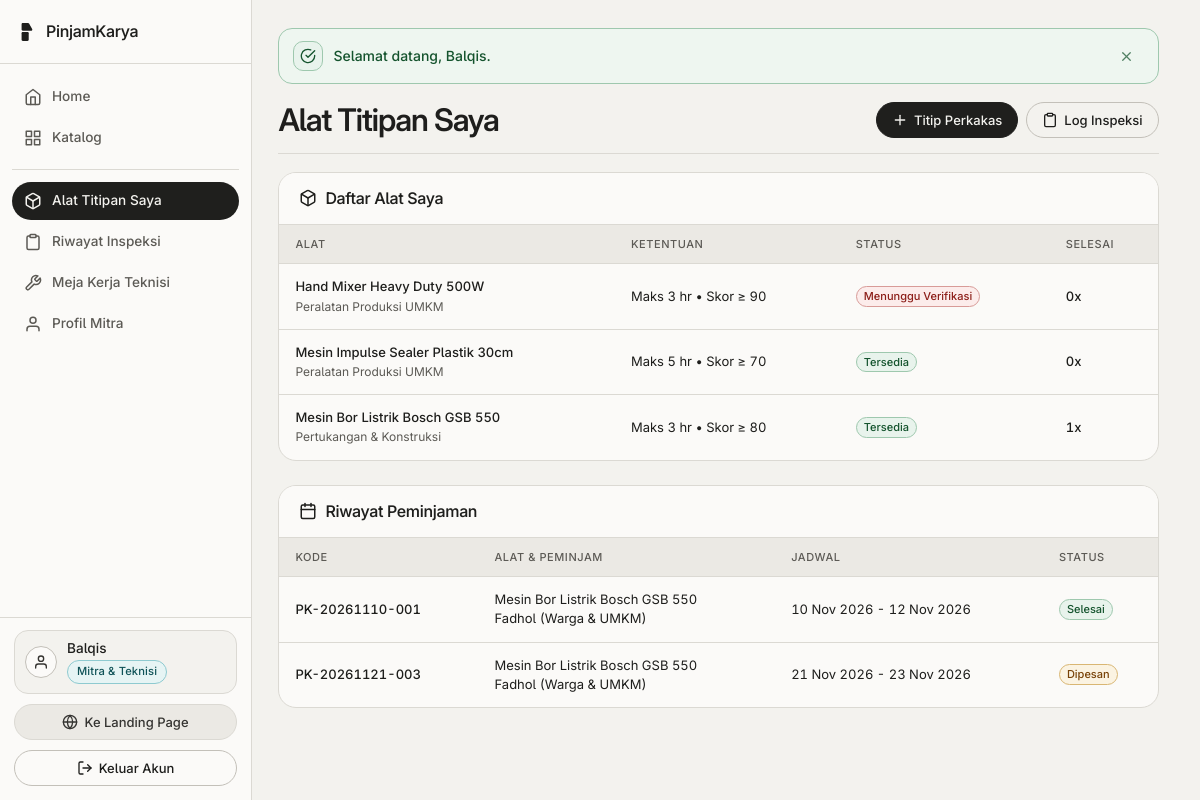
Screenshot of /mitra/aset_mitra.php (signed in) with the database file from the repository.
### tables this page shows
CREATE TABLE users (
    id_user INT AUTO_INCREMENT PRIMARY KEY,
    nama VARCHAR(100) NOT NULL,
    email VARCHAR(100) NOT NULL UNIQUE,
    password VARCHAR(255) NOT NULL,
    no_hp VARCHAR(20) NOT NULL,
    alamat TEXT NOT NULL,
    role ENUM('admin', 'mitra', 'warga') NOT NULL DEFAULT 'warga',
    is_kontributor TINYINT(1) NOT NULL DEFAULT 0,
    is_teknisi TINYINT(1) NOT NULL DEFAULT 0,
    is_verified_teknisi TINYINT(1) NOT NULL DEFAULT 0,
    skor_kredibilitas INT NOT NULL DEFAULT 100,
    created_at TIMESTAMP DEFAULT CURRENT_TIMESTAMP
);

CREATE TABLE aset_alat (
    id_alat INT AUTO_INCREMENT PRIMARY KEY,
    id_kategori INT NOT NULL,
    id_pemilik INT NOT NULL,
    nama_alat VARCHAR(150) NOT NULL,
    deskripsi TEXT NOT NULL,
    panduan_keselamatan TEXT NULL DEFAULT NULL,
    foto_alat VARCHAR(255) NOT NULL DEFAULT 'default_alat.jpg',
    harga_beli_baru DECIMAL(12,2) NOT NULL DEFAULT 0.00,
    biaya_perawatan DECIMAL(12,2) NOT NULL DEFAULT 0.00,
    max_hari_pinjam INT NOT NULL DEFAULT 3,
    min_skor INT NOT NULL DEFAULT 50,
    status_alat ENUM('Menunggu Verifikasi', 'Tersedia', 'Dipinjam', 'Perawatan') NOT NULL DEFAULT 'Menunggu Verifikasi',
    created_at TIMESTAMP DEFAULT CURRENT_TIMESTAMP,
    CONSTRAINT fk_alat_kategori FOREIGN KEY (id_kategori) REFERENCES kategori_alat(id_kategori) ON DELETE RESTRICT,
    CONSTRAINT fk_alat_pemilik FOREIGN KEY (id_pemilik) REFERENCES users(id_user) ON DELETE CASCADE
);

CREATE TABLE kategori_alat (
    id_kategori INT AUTO_INCREMENT PRIMARY KEY,
    nama_kategori VARCHAR(100) NOT NULL,
    panduan_keselamatan TEXT NOT NULL,
    rata_rata_berat_kg DECIMAL(6,2) NOT NULL DEFAULT 1.00,
    estimasi_harga_baru DECIMAL(12,2) NOT NULL DEFAULT 0.00
);

CREATE TABLE peminjaman (
    id_peminjaman INT AUTO_INCREMENT PRIMARY KEY,
    kode_booking VARCHAR(30) NOT NULL UNIQUE,
    id_alat INT NOT NULL,
    id_warga INT NOT NULL,
    tgl_mulai DATE NOT NULL,
    tgl_selesai DATE NOT NULL,
    setuju_panduan TINYINT(1) NOT NULL DEFAULT 1,
    status_peminjaman ENUM('Dipesan', 'Dipinjam', 'Selesai', 'Dibatalkan') NOT NULL DEFAULT 'Dipesan',
    created_at TIMESTAMP DEFAULT CURRENT_TIMESTAMP,
    CONSTRAINT fk_pinjam_alat FOREIGN KEY (id_alat) REFERENCES aset_alat(id_alat) ON DELETE RESTRICT,
    CONSTRAINT fk_pinjam_warga FOREIGN KEY (id_warga) REFERENCES users(id_user) ON DELETE CASCADE
);

### mitra/aset_mitra.php (the view, shortened to what the rows shown need)
<?php
require_once dirname(__DIR__) . '/config/app.php';
$id_mitra = (int)$_SESSION['user']['id_user'];
$mitra_alat_list = pk_stmt_all(
    $conn,
    "SELECT a.*, k.nama_kategori,
        (SELECT COUNT(*) FROM peminjaman p WHERE p.id_alat = a.id_alat AND p.status_peminjaman = 'Selesai') AS total_dipinjam
     FROM aset_alat a
     JOIN kategori_alat k ON a.id_kategori = k.id_kategori
     WHERE a.id_pemilik = ?
     ORDER BY a.id_alat DESC",
    'i',
    [$id_mitra]
);
$hist_list = pk_stmt_all(
    $conn,
    "SELECT p.*, a.nama_alat, u.nama AS nama_peminjam
     FROM peminjaman p
     JOIN aset_alat a ON p.id_alat = a.id_alat
     JOIN users u ON p.id_warga = u.id_user
     WHERE a.id_pemilik = ?
     ORDER BY p.created_at DESC LIMIT 10",
    'i',
    [$id_mitra]
);
require_once ROOT_PATH . '/includes/header.php';
?>
<div class="pk-page-header">
    <h1>Alat Titipan Saya</h1>
</div>
<section class="pk-table-card" aria-labelledby="daftar-titipan-heading">
    <div class="pk-table-card-head">
        <h2 id="daftar-titipan-heading" class="pk-card-title">
            <?= svg_icon('box', 18) ?>
            <span>Daftar Alat Saya</span>
        </h2>
    </div>
    <?php if (count($mitra_alat_list) === 0): ?>
        <div class="pk-empty-state">
            <div class="pk-empty-icon"><?= svg_icon('box', 22) ?></div>
            <h3>Belum Ada Alat Titipan</h3>
        </div>
    <?php else: ?>
        <div class="pk-table-scroll">
            <table class="pk-table">
                <thead>
                    <tr>
                        <th>Alat</th>
                        <th>Ketentuan</th>
                        <th>Status</th>
                        <th>Selesai</th>
                    </tr>
                </thead>
                <tbody>
                    <?php foreach ($mitra_alat_list as $a): ?>
                        <tr>
                            <td class="pk-td-head">
                                <div class="pk-td-head-row">
                                    <div class="pk-td-head-main">
                                        <strong><?= e($a['nama_alat']) ?></strong><br>
                                        <span class="pk-td-sub"><?= e($a['nama_kategori']) ?></span>
                                    </div>
                                    <span class="pk-mobile-badge"><?= badge_status_alat($a['status_alat']) ?></span>
                                </div>
                            </td>
                            <td data-label="Ketentuan">
                                Maks <?= (int)$a['max_hari_pinjam'] ?> hr &bull; Skor &ge; <?= (int)$a['min_skor'] ?>
                            </td>
                            <td class="pk-desktop-cell" data-label="Status"><?= badge_status_alat($a['status_alat']) ?></td>
                            <td data-label="Dipinjam"><strong><?= (int)$a['total_dipinjam'] ?>x</strong></td>
                        </tr>
                    <?php endforeach; ?>
                </tbody>
            </table>
        </div>
    <?php endif; ?>
</section>
<section class="pk-table-card" aria-labelledby="riwayat-pakai-heading">
    <div class="pk-table-card-head">
        <h2 id="riwayat-pakai-heading" class="pk-card-title">
            <?= svg_icon('calendar', 18) ?>
            <span>Riwayat Peminjaman</span>
        </h2>
    </div>
    <?php if (count($hist_list) === 0): ?>
        <div class="pk-empty-state">
            <div class="text-muted">Belum ada transaksi peminjaman.</div>
        </div>
    <?php else: ?>
        <div class="pk-table-scroll">
            <table class="pk-table">
                <thead>
                    <tr>
                        <th>Kode</th>
                        <th>Alat &amp; Peminjam</th>
                        <th>Jadwal</th>
                        <th>Status</th>
                    </tr>
                </thead>
                <tbody>
                    <?php foreach ($hist_list as $h): ?>
                        <tr>
                            <td class="pk-td-head">
                                <div class="pk-td-head-row">
                                    <div class="pk-td-head-main">
                                        <strong><?= e($h['kode_booking']) ?></strong>
                                    </div>
                                </div>
                            </td>
                            <td data-label="Peminjam">
                                <span class="pk-desktop-only-inline"><?= e($h['nama_alat']) ?><br></span>
                                <span><?= e($h['nama_peminjam']) ?></span>
                            </td>
                            <td data-label="Jadwal"><?= e(format_tanggal($h['tgl_mulai'])) ?> - <?= e(format_tanggal($h['tgl_selesai'])) ?></td>
                            <td class="pk-desktop-cell" data-label="Status"><?= badge_status_pinjam($h['status_peminjaman']) ?></td>
                        </tr>
                    <?php endforeach; ?>
                </tbody>
            </table>
        </div>
    <?php endif; ?>
</section>
<?php require_once ROOT_PATH . '/includes/footer.php'; ?>

### includes/sidebar.php (shortened to what the rows shown need)
<?php
$user = $_SESSION['user'] ?? null;
$role = $user['role'] ?? 'public';
?>
<aside class="pk-sidebar" id="pkSidebar" aria-label="Navigasi Utama">
        <?php if ($role === 'mitra'): ?>
                <?php if (!empty($user['is_kontributor'])): ?>
                        <?= svg_icon('box', 18) ?>
                <?php endif; ?>
                        <?= svg_icon('user', 18) ?>
        <?php endif; ?>
    <?php if ($user): ?>
        <div class="pk-sidebar-footer">
            <a href="<?= BASE_URL ?>/auth/profil.php" class="pk-sidebar-account" title="<?= e($user['nama']) ?> (Profil)">
                <div class="pk-sidebar-account-avatar" aria-hidden="true">
                    <?= svg_icon('user', 16) ?>
                </div>
                <div class="pk-sidebar-account-main">
                    <strong><?= e(format_nama_pengguna((string)$user['nama'])) ?></strong>
                    <div class="pk-sidebar-account-meta">
                        <?= render_role_badge($user) ?>
                    </div>
                </div>
            </a>
            <a href="<?= BASE_URL ?>/index.php" class="btn btn-muted pk-sidebar-landing w-100">
                <?= svg_icon('globe', 16) ?>
                <span>Ke Landing Page</span>
            </a>
            <a href="<?= BASE_URL ?>/auth/logout.php" class="btn btn-outline pk-sidebar-logout w-100">
                <?= svg_icon('log-out', 16) ?>
                <span>Keluar Akun</span>
            </a>
        </div>
    <?php endif; ?>
</aside>

### includes/functions.php (shortened to what the rows shown need)
<?php
function pk_nama_bulan_singkat(): array {
    return [
        1 => 'Jan', 2 => 'Feb', 3 => 'Mar', 4 => 'Apr',
        5 => 'Mei', 6 => 'Jun', 7 => 'Jul', 8 => 'Agu',
        9 => 'Sep', 10 => 'Okt', 11 => 'Nov', 12 => 'Des',
    ];
}
function format_nama_pengguna(string $nama): string {
    $clean = trim((string)preg_replace('/\s*\([^)]*(?:Warga|Mitra|Admin|Teknisi|Skor)[^)]*\)\s*$/iu', '', $nama));
    return $clean !== '' ? $clean : trim($nama);
}
function user_role_label(array $user): string {
    $role = (string)($user['role'] ?? 'warga');
    if ($role === 'mitra') {
        $is_k = !empty($user['is_kontributor']);
        $is_t = !empty($user['is_teknisi']);
        if ($is_k && $is_t) {
            return 'Mitra & Teknisi';
        }
        return $is_t ? 'Teknisi' : 'Mitra';
    }
    return 'Warga';
}
function render_role_badge(array $user, string $extra_class = ''): string {
    $role = (string)($user['role'] ?? 'warga');
    $mod = 'warga';
    if ($role === 'admin') {
        $mod = 'admin';
    } elseif ($role === 'mitra') {
        $mod = 'mitra';
    }
    $cls = 'pk-role-tag pk-role-tag--' . $mod . ($extra_class !== '' ? ' ' . trim($extra_class) : '');
    return '<span class="' . $cls . '">' . e(user_role_label($user)) . '</span>';
}
function e($string): string {
    return htmlspecialchars((string)$string, ENT_QUOTES, 'UTF-8');
}
function format_tanggal(?string $date_str): string {
    $ts = strtotime($date_str);
    $bulan = pk_nama_bulan_singkat();
    $d = date('d', $ts);
    $m = $bulan[(int)date('n', $ts)] ?? date('M', $ts);
    $y = date('Y', $ts);
    return "$d $m $y";
}
function refresh_user_session(mysqli $conn): void {
    $id_user = (int)$_SESSION['user']['id_user'];
    $row = pk_stmt_one(
        $conn,
        'SELECT id_user, nama, email, no_hp, alamat, role, is_kontributor, is_teknisi, is_verified_teknisi, skor_kredibilitas, created_at FROM users WHERE id_user = ? LIMIT 1',
        'i',
        [$id_user]
    );
}
function pk_stmt_all(mysqli $conn, string $sql, string $types = '', array $params = []): array {
    $stmt = mysqli_prepare($conn, $sql);
    if ($types !== '' && !empty($params)) {
        mysqli_stmt_bind_param($stmt, $types, ...$params);
    }
    mysqli_stmt_execute($stmt);
    $res = mysqli_stmt_get_result($stmt);
    $rows = [];
    while ($row = mysqli_fetch_assoc($res)) {
        $rows[] = $row;
    }
    return $rows;
}
function pk_stmt_one(mysqli $conn, string $sql, string $types = '', array $params = []): array {
    $rows = pk_stmt_all($conn, $sql, $types, $params);
    return $rows[0] ?? [];
}
function render_badge(string $label, array $style_map, string $default_class = 'pk-badge--muted'): string {
    $cls = $style_map[$label] ?? $default_class;
    return '<span class="pk-badge ' . $cls . '">' . e($label) . '</span>';
}
function badge_status_alat(string $status): string {
    return render_badge($status, [
        'Tersedia'            => 'pk-badge--success',
        'Dipinjam'            => 'pk-badge--primary',
        'Perawatan'           => 'pk-badge--warning',
        'Menunggu Verifikasi' => 'pk-badge--danger',
    ]);
}
function badge_status_pinjam(string $status): string {
    return render_badge($status, [
        'Dipesan'    => 'pk-badge--warning',
        'Dipinjam'   => 'pk-badge--primary',
        'Selesai'    => 'pk-badge--success',
        'Dibatalkan' => 'pk-badge--danger',
    ]);
}
    ?>
    <?php
function svg_icon(string $name, int $size = 20): string {
    $attr = 'xmlns="http://www.w3.org/2000/svg" width="' . $size . '" height="' . $size . '" viewBox="0 0 24 24" fill="none" stroke="currentColor" stroke-width="2" stroke-linecap="round" stroke-linejoin="round" aria-hidden="true" focusable="false"';
    switch ($name) {
        case 'x':
            return "<svg $attr><line x1=\"18\" y1=\"6\" x2=\"6\" y2=\"18\"/><line x1=\"6\" y1=\"6\" x2=\"18\" y2=\"18\"/></svg>";
        case 'tool':
        case 'wrench':
            return "<svg $attr><path d=\"M14.7 6.3a1 1 0 0 0 0 1.4l1.6 1.6a1 1 0 0 0 1.4 0l3.77-3.77a6 6 0 0 1-7.94 7.94l-6.91 6.91a2.12 2.12 0 0 1-3-3l6.91-6.91a6 6 0 0 1 7.94-7.94l-3.76 3.76z\"/></svg>";
        case 'grid':
            return "<svg $attr><rect x=\"3\" y=\"3\" width=\"7\" height=\"7\"/><rect x=\"14\" y=\"3\" width=\"7\" height=\"7\"/><rect x=\"14\" y=\"14\" width=\"7\" height=\"7\"/><rect x=\"3\" y=\"14\" width=\"7\" height=\"7\"/></svg>";
        case 'calendar':
            return "<svg $attr><rect x=\"3\" y=\"4\" width=\"18\" height=\"18\" rx=\"2\" ry=\"2\"/><line x1=\"16\" y1=\"2\" x2=\"16\" y2=\"6\"/><line x1=\"8\" y1=\"2\" x2=\"8\" y2=\"6\"/><line x1=\"3\" y1=\"10\" x2=\"21\" y2=\"10\"/></svg>";
        case 'clipboard':
            return "<svg $attr><path d=\"M16 4h2a2 2 0 0 1 2 2v14a2 2 0 0 1-2 2H6a2 2 0 0 1-2-2V6a2 2 0 0 1 2-2h2\"/><rect x=\"8\" y=\"2\" width=\"8\" height=\"4\" rx=\"1\" ry=\"1\"/></svg>";
        case 'check-circle':
            return "<svg $attr><path d=\"M22 11.08V12a10 10 0 1 1-5.93-9.14\"/><polyline points=\"22 4 12 14.01 9 11.01\"/></svg>";
        case 'alert-triangle':
            return "<svg $attr><path d=\"M10.29 3.86L1.82 18a2 2 0 0 0 1.71 3h16.94a2 2 0 0 0 1.71-3L13.71 3.86a2 2 0 0 0-3.42 0z\"/><line x1=\"12\" y1=\"9\" x2=\"12\" y2=\"13\"/><line x1=\"12\" y1=\"17\" x2=\"12.01\" y2=\"17\"/></svg>";
        case 'user':
            return "<svg $attr><path d=\"M20 21v-2a4 4 0 0 0-4-4H8a4 4 0 0 0-4 4v2\"/><circle cx=\"12\" cy=\"7\" r=\"4\"/></svg>";
        case 'box':
            return "<svg $attr><path d=\"M21 16V8a2 2 0 0 0-1-1.73l-7-4a2 2 0 0 0-2 0l-7 4A2 2 0 0 0 3 8v8a2 2 0 0 0 1 1.73l7 4a2 2 0 0 0 2 0l7-4A2 2 0 0 0 21 16z\"/><polyline points=\"3.27 6.96 12 12.01 20.73 6.96\"/><line x1=\"12\" y1=\"22.08\" x2=\"12\" y2=\"12\"/></svg>";
        case 'log-out':
            return "<svg $attr><path d=\"M9 21H5a2 2 0 0 1-2-2V5a2 2 0 0 1 2-2h4\"/><polyline points=\"16 17 21 12 16 7\"/><line x1=\"21\" y1=\"12\" x2=\"9\" y2=\"12\"/></svg>";
        case 'plus':
            return "<svg $attr><line x1=\"12\" y1=\"5\" x2=\"12\" y2=\"19\"/><line x1=\"5\" y1=\"12\" x2=\"19\" y2=\"12\"/></svg>";
        case 'home':
            return "<svg $attr><path d=\"M3 9l9-7 9 7v11a2 2 0 0 1-2 2H5a2 2 0 0 1-2-2z\"/><polyline points=\"9 22 9 12 15 12 15 22\"/></svg>";
        case 'globe':
            return "<svg $attr><circle cx=\"12\" cy=\"12\" r=\"10\"/><line x1=\"2\" y1=\"12\" x2=\"22\" y2=\"12\"/><path d=\"M12 2a15.3 15.3 0 0 1 4 10 15.3 15.3 0 0 1-4 10 15.3 15.3 0 0 1-4-10 15.3 15.3 0 0 1 4-10z\"/></svg>";
    }
}

### rows the page displays
users: nama "Balqis", user_role_label($user) "Mitra & Teknisi"
aset_alat: nama_alat "Hand Mixer Heavy Duty 500W", id_kategori.nama_kategori "Peralatan Produksi UMKM", max_hari_pinjam "3", min_skor "90", status_alat "Menunggu Verifikasi", total_dipinjam "0"
aset_alat: nama_alat "Mesin Impulse Sealer Plastik 30cm", id_kategori.nama_kategori "Peralatan Produksi UMKM", max_hari_pinjam "5", min_skor "70", status_alat "Tersedia", total_dipinjam "0"
aset_alat: nama_alat "Mesin Bor Listrik Bosch GSB 550", id_kategori.nama_kategori "Pertukangan & Konstruksi", max_hari_pinjam "3", min_skor "80", status_alat "Tersedia", total_dipinjam "1"
peminjaman: kode_booking "PK-20261110-001", id_alat.nama_alat "Mesin Bor Listrik Bosch GSB 550", id_warga.nama "Fadhol (Warga & UMKM)", tgl_mulai "10 Nov 2026", tgl_selesai "12 Nov 2026", status_peminjaman "Selesai"
peminjaman: kode_booking "PK-20261121-003", id_alat.nama_alat "Mesin Bor Listrik Bosch GSB 550", id_warga.nama "Fadhol (Warga & UMKM)", tgl_mulai "21 Nov 2026", tgl_selesai "23 Nov 2026", status_peminjaman "Dipesan"

### other values shown
$message "Selamat datang, Balqis."
